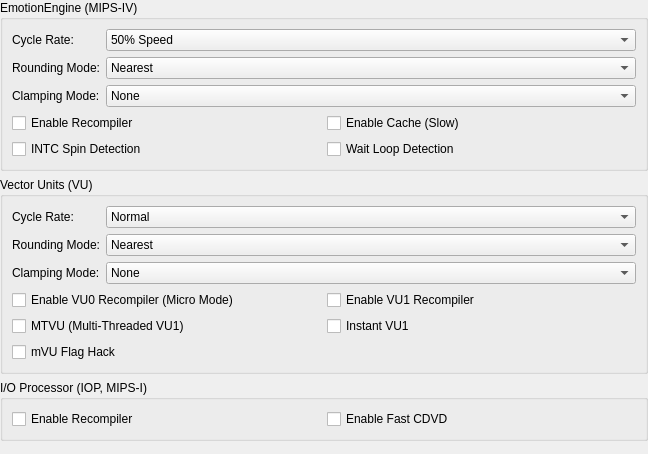
<?xml version="1.0" encoding="UTF-8"?>
<ui version="4.0">
 <class>SystemSettingsWidget</class>
 <widget class="QWidget" name="SystemSettingsWidget">
  <property name="geometry">
   <rect>
    <x>0</x>
    <y>0</y>
    <width>648</width>
    <height>454</height>
   </rect>
  </property>
  <property name="windowTitle">
   <string>Form</string>
  </property>
  <layout class="QVBoxLayout" name="verticalLayout">
   <property name="leftMargin">
    <number>0</number>
   </property>
   <property name="topMargin">
    <number>0</number>
   </property>
   <property name="rightMargin">
    <number>0</number>
   </property>
   <property name="bottomMargin">
    <number>0</number>
   </property>
   <item>
    <widget class="QGroupBox" name="groupBox">
     <property name="title">
      <string>EmotionEngine (MIPS-IV)</string>
     </property>
     <layout class="QFormLayout" name="formLayout_2">
      <item row="0" column="0">
       <widget class="QLabel" name="label_9">
        <property name="text">
         <string>Cycle Rate:</string>
        </property>
       </widget>
      </item>
      <item row="0" column="1">
       <widget class="QComboBox" name="eeCycleRate">
        <item>
         <property name="text">
          <string>50% Speed</string>
         </property>
        </item>
        <item>
         <property name="text">
          <string>60% Speed</string>
         </property>
        </item>
        <item>
         <property name="text">
          <string>75% Speed</string>
         </property>
        </item>
        <item>
         <property name="text">
          <string>100% (Normal Speed)</string>
         </property>
        </item>
        <item>
         <property name="text">
          <string>130% Speed</string>
         </property>
        </item>
        <item>
         <property name="text">
          <string>180% Speed</string>
         </property>
        </item>
        <item>
         <property name="text">
          <string>300% Speed</string>
         </property>
        </item>
       </widget>
      </item>
      <item row="2" column="0">
       <widget class="QLabel" name="label_11">
        <property name="text">
         <string>Rounding Mode:</string>
        </property>
       </widget>
      </item>
      <item row="2" column="1">
       <widget class="QComboBox" name="eeRoundingMode">
        <item>
         <property name="text">
          <string>Nearest</string>
         </property>
        </item>
        <item>
         <property name="text">
          <string>Negative</string>
         </property>
        </item>
        <item>
         <property name="text">
          <string>Positive</string>
         </property>
        </item>
        <item>
         <property name="text">
          <string>Chop/Zero (Default)</string>
         </property>
        </item>
       </widget>
      </item>
      <item row="3" column="0">
       <widget class="QLabel" name="label_12">
        <property name="text">
         <string>Clamping Mode:</string>
        </property>
       </widget>
      </item>
      <item row="3" column="1">
       <widget class="QComboBox" name="eeClampMode">
        <item>
         <property name="text">
          <string>None</string>
         </property>
        </item>
        <item>
         <property name="text">
          <string>Normal (Default)</string>
         </property>
        </item>
        <item>
         <property name="text">
          <string>Extra + Preserve Sign</string>
         </property>
        </item>
        <item>
         <property name="text">
          <string>Full</string>
         </property>
        </item>
       </widget>
      </item>
      <item row="5" column="0" colspan="2">
       <layout class="QGridLayout" name="gridLayout_6">
        <item row="2" column="0">
         <widget class="QCheckBox" name="eeINTCSpinDetection">
          <property name="text">
           <string>INTC Spin Detection</string>
          </property>
         </widget>
        </item>
        <item row="2" column="1">
         <widget class="QCheckBox" name="eeWaitLoopDetection">
          <property name="text">
           <string>Wait Loop Detection</string>
          </property>
         </widget>
        </item>
        <item row="1" column="0">
         <widget class="QCheckBox" name="eeRecompiler">
          <property name="text">
           <string>Enable Recompiler</string>
          </property>
         </widget>
        </item>
        <item row="1" column="1">
         <widget class="QCheckBox" name="eeCache">
          <property name="text">
           <string>Enable Cache (Slow)</string>
          </property>
         </widget>
        </item>
       </layout>
      </item>
     </layout>
    </widget>
   </item>
   <item>
    <widget class="QGroupBox" name="groupBox_2">
     <property name="title">
      <string>Vector Units (VU)</string>
     </property>
     <layout class="QFormLayout" name="formLayout_3">
      <item row="0" column="0">
       <widget class="QLabel" name="label_10">
        <property name="text">
         <string>Cycle Rate:</string>
        </property>
       </widget>
      </item>
      <item row="0" column="1">
       <widget class="QComboBox" name="eeCycleSkipping">
        <item>
         <property name="text">
          <string>Normal</string>
         </property>
        </item>
        <item>
         <property name="text">
          <string>Mild Underclock</string>
         </property>
        </item>
        <item>
         <property name="text">
          <string>Moderate Underclock</string>
         </property>
        </item>
        <item>
         <property name="text">
          <string>Maximum Underclock</string>
         </property>
        </item>
       </widget>
      </item>
      <item row="2" column="0">
       <widget class="QLabel" name="label_6">
        <property name="text">
         <string>Rounding Mode:</string>
        </property>
       </widget>
      </item>
      <item row="2" column="1">
       <widget class="QComboBox" name="vuRoundingMode">
        <item>
         <property name="text">
          <string>Nearest</string>
         </property>
        </item>
        <item>
         <property name="text">
          <string>Negative</string>
         </property>
        </item>
        <item>
         <property name="text">
          <string>Positive</string>
         </property>
        </item>
        <item>
         <property name="text">
          <string>Chop/Zero (Default)</string>
         </property>
        </item>
       </widget>
      </item>
      <item row="3" column="0">
       <widget class="QLabel" name="label_5">
        <property name="text">
         <string>Clamping Mode:</string>
        </property>
       </widget>
      </item>
      <item row="3" column="1">
       <widget class="QComboBox" name="vuClampMode">
        <item>
         <property name="text">
          <string>None</string>
         </property>
        </item>
        <item>
         <property name="text">
          <string>Normal (Default)</string>
         </property>
        </item>
        <item>
         <property name="text">
          <string>Extra + Preserve Sign</string>
         </property>
        </item>
        <item>
         <property name="text">
          <string>Full</string>
         </property>
        </item>
       </widget>
      </item>
      <item row="4" column="0" colspan="2">
       <layout class="QGridLayout" name="gridLayout_2">
        <item row="0" column="0">
         <widget class="QCheckBox" name="vu0Recompiler">
          <property name="text">
           <string>Enable VU0 Recompiler (Micro Mode)</string>
          </property>
         </widget>
        </item>
        <item row="0" column="1">
         <widget class="QCheckBox" name="vu1Recompiler">
          <property name="text">
           <string>Enable VU1 Recompiler</string>
          </property>
         </widget>
        </item>
        <item row="1" column="1">
         <widget class="QCheckBox" name="instantVU1">
          <property name="text">
           <string>Instant VU1</string>
          </property>
         </widget>
        </item>
        <item row="1" column="0">
         <widget class="QCheckBox" name="MTVU">
          <property name="text">
           <string>MTVU (Multi-Threaded VU1)</string>
          </property>
         </widget>
        </item>
        <item row="2" column="0">
         <widget class="QCheckBox" name="vuFlagHack">
          <property name="text">
           <string>mVU Flag Hack</string>
          </property>
         </widget>
        </item>
       </layout>
      </item>
     </layout>
    </widget>
   </item>
   <item>
    <widget class="QGroupBox" name="groupBox_3">
     <property name="title">
      <string>I/O Processor (IOP, MIPS-I)</string>
     </property>
     <layout class="QGridLayout" name="gridLayout_5">
      <item row="0" column="0">
       <widget class="QCheckBox" name="iopRecompiler">
        <property name="text">
         <string>Enable Recompiler</string>
        </property>
       </widget>
      </item>
      <item row="0" column="1">
       <widget class="QCheckBox" name="fastCDVD">
        <property name="text">
         <string>Enable Fast CDVD</string>
        </property>
       </widget>
      </item>
     </layout>
    </widget>
   </item>
   <item>
    <spacer name="verticalSpacer_2">
     <property name="orientation">
      <enum>Qt::Vertical</enum>
     </property>
     <property name="sizeHint" stdset="0">
      <size>
       <width>20</width>
       <height>3</height>
      </size>
     </property>
    </spacer>
   </item>
  </layout>
 </widget>
 <resources>
  <include location="resources/resources.qrc"/>
 </resources>
 <connections/>
</ui>
